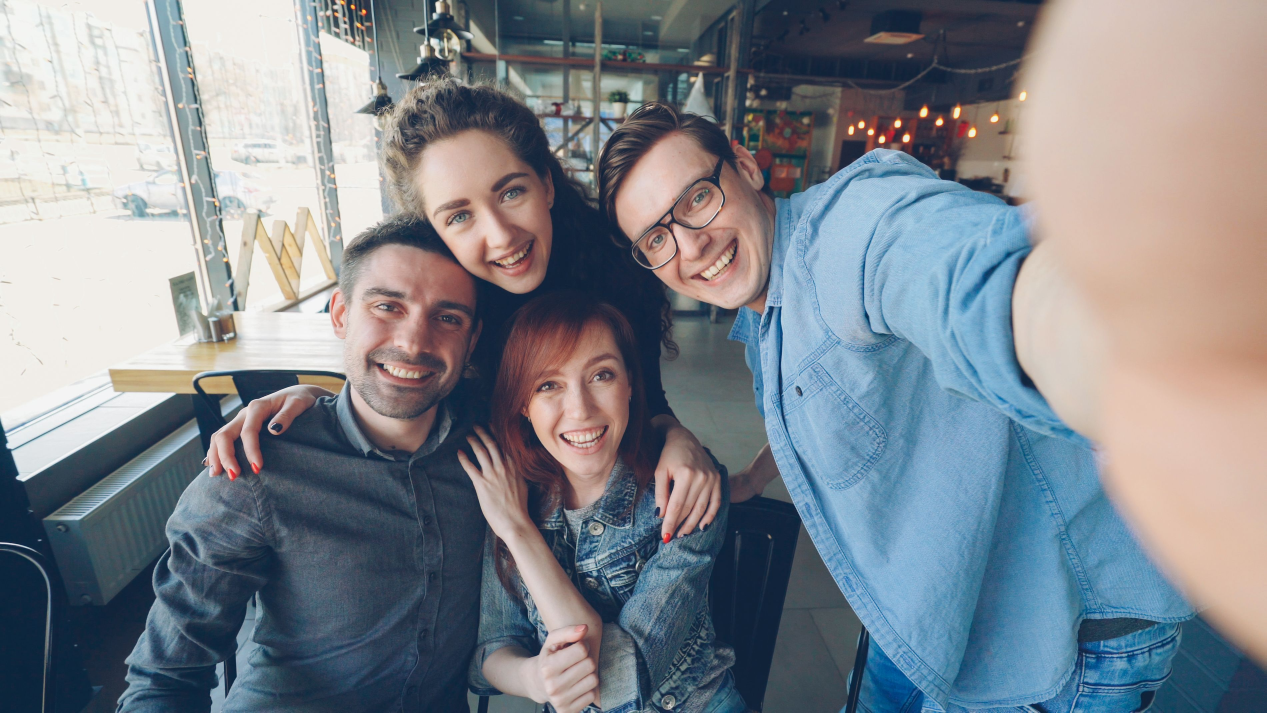
#> input picture test_images/Group_photo_1.jpg, 3800 x 2138 px (shown at 1/3 size); its folder holds only this picture in this run
$ python -i detector.py   (imports and definitions only)
#> lines starting #> are read from the running program, lines starting #| are printed output that depends on the picture
#> further down, picture is the input picture: shape (2138, 3800, 3); mean B, G, R 141.3, 133.9, 127.9
"""Face detection and face obfuscation (Gaussian blur / mosaic).

See docs/CONTRACT.md for the full specification of every function.
Images are numpy uint8 arrays of shape (H, W, 3) in BGR order.
"""

from pathlib import Path

import cv2
import numpy as np

MODES = ("blur", "mosaic", "bbox")

MODEL_DIR = Path(__file__).resolve().parent / "models"
MEDIAPIPE_MODEL = MODEL_DIR / "blaze_face_short_range.tflite"
YUNET_MODEL = MODEL_DIR / "face_detection_yunet_2023mar.onnx"
HAAR_MODEL = MODEL_DIR / "haarcascade_frontalface_default.xml"

# Every image is resized so its long side is WORK_SIZE before detection: a 300 px web image
# has faces too small for the models (issue #6), and a 6000 px photo is slow for no gain.
WORK_SIZE = 1920

# Two detectors run on every image and their boxes are merged. MediaPipe short range is
# good at big, close and side faces but misses small faces; YuNet finds small faces in a
# crowd but misses very close faces and full profiles. YuNet boxes need this score; lower
# scores gave false faces on the test photos.
YUNET_MIN_SCORE = 0.7

# Faces larger than this (shorter side, px) are blurred on a scaled-down copy for speed.
BLUR_MAX_SIDE = 256

# The detector is built once per process; see CONTRACT.md 4.3.
_detector = None


def _create_mediapipe_detector():
    """Build a MediaPipe Tasks FaceDetector. Returns fn(bgr) -> [(x, y, w, h, score)]."""
    import mediapipe as mp
    from mediapipe.tasks.python import BaseOptions, vision

    options = vision.FaceDetectorOptions(
        # Load from bytes so paths with spaces or non-ASCII characters still work.
        base_options=BaseOptions(model_asset_buffer=MEDIAPIPE_MODEL.read_bytes()),
        # Keep low-score faces here; detect_faces filters by min_confidence per call.
        min_detection_confidence=0.05,
    )
    model = vision.FaceDetector.create_from_options(options)

    # [9 lines left out: function run, not called in this run]

    return run


def _create_yunet_detector():
    """Build an OpenCV YuNet face detector. Returns fn(bgr) -> [(x, y, w, h, score)]."""
    # Load from bytes for the same path reason as MediaPipe.
    model = cv2.FaceDetectorYN.create(
        "onnx", np.frombuffer(YUNET_MODEL.read_bytes(), np.uint8), np.empty(0, np.uint8),
        (320, 320), YUNET_MIN_SCORE, 0.3, 5000,
    )

    # [7 lines left out: function run, not called in this run]

    return run


def _merge_overlapping(boxes, threshold=0.5):
    """Merge boxes that cover the same face (found by both detectors) into their union."""
    boxes = [tuple(box) for box in boxes]
    merged = True
    while merged:
        merged = False
        for i in range(len(boxes)):
            for j in range(i + 1, len(boxes)):
                ax, ay, aw, ah = boxes[i]
                bx, by, bw, bh = boxes[j]
                iw = min(ax + aw, bx + bw) - max(ax, bx)
                ih = min(ay + ah, by + bh) - max(ay, by)
                if iw > 0 and ih > 0 and iw * ih > threshold * min(aw * ah, bw * bh):
                    x, y = min(ax, bx), min(ay, by)
                    boxes[i] = (x, y, max(ax + aw, bx + bw) - x, max(ay + ah, by + bh) - y)
                    del boxes[j]
                    merged = True
                    break
            if merged:
                break
    return boxes


def _create_haar_detector():
    """Build a Haar cascade detector. It has no score, so every face counts as 1.0."""
    cascade = cv2.CascadeClassifier(str(HAAR_MODEL))
    if cascade.empty():
        cascade = cv2.CascadeClassifier(cv2.data.haarcascades + "haarcascade_frontalface_default.xml")
    if cascade.empty():
        raise RuntimeError(f"cannot load Haar cascade: {HAAR_MODEL}")

    def run(image):
        gray = cv2.cvtColor(image, cv2.COLOR_BGR2GRAY)
        # minNeighbors=6 (not the usual 5) drops a false face that appears at WORK_SIZE.
        found = cascade.detectMultiScale(gray, scaleFactor=1.1, minNeighbors=6, minSize=(30, 30))
        return [(x, y, w, h, 1.0) for x, y, w, h in found]

    return run


def _get_detector():
    """Build MediaPipe and YuNet once; use Haar only if neither of them loads."""
    global _detector
    if _detector is None:
        runs = []
        for create in (_create_mediapipe_detector, _create_yunet_detector):
            try:
                runs.append(create())
            except Exception:
                pass
        if not runs:
            runs.append(_create_haar_detector())
        _detector = lambda image: [face for run in runs for face in run(image)]
    return _detector


def detect_faces(image, min_confidence=0.5):
    """Return a list of (x, y, w, h) boxes, clipped to the image, sorted by x."""
#> called with min_confidence = 0.5
    scale = WORK_SIZE / max(image.shape[:2])
#> scale = 0.505
    interpolation = cv2.INTER_AREA if scale < 1 else cv2.INTER_CUBIC
#> interpolation = 3
    work = cv2.resize(image, None, fx=scale, fy=scale, interpolation=interpolation)

    found = [face[:4] for face in _get_detector()(work) if face[4] >= min_confidence]
#> in run, `gray = cv2.cvtColor(image, cv2.COLOR_BGR2GRAY)`:
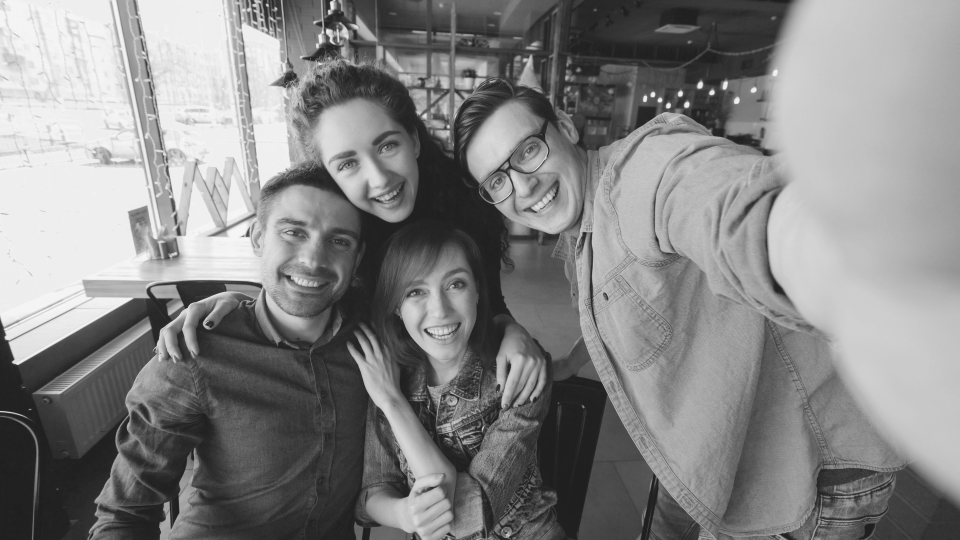
#> gray: shape (1080, 1920) (shown at 1/2 size); min 28, max 247, mean 132.9
#> in run, `found = cascade.detectMultiScale(gray, scaleFactor=1.1, minNeighbors=6..`: found = [[770, 506, 204, 204], [512, 383, 236, 236]]
#> found = [(770, 506, 204, 204), (512, 383, 236, 236)]
    boxes = []
    for x, y, w, h in _merge_overlapping(found):
        # Back to original pixels; round the corners so the box does not shrink.
#> in _merge_overlapping, `merged = True`: merged = True
        x1, y1 = int(x / scale), int(y / scale)
        x2, y2 = int(np.ceil((x + w) / scale)), int(np.ceil((y + h) / scale))
        box = clip_box((x1, y1, x2 - x1, y2 - y1), image.shape)
        if box is not None:
            boxes.append(box)
#> this loop made 2 passes
#> after the loop, boxes = [(1523, 1001, 405, 405), (1013, 758, 468, 468)]
    return sorted(boxes)


def clip_box(box, image_shape):
    """Clamp (x, y, w, h) to the image bounds; return None if nothing is left."""
    x, y, w, h = (int(v) for v in box)
    height, width = image_shape[:2]
    x1, y1 = max(0, x), max(0, y)
    x2, y2 = min(width, x + w), min(height, y + h)
    if x2 <= x1 or y2 <= y1:
        return None
    return (x1, y1, x2 - x1, y2 - y1)


# [48 lines left out: functions apply_gaussian_blur, apply_mosaic, draw_boxes, blur_faces, not called in this run]

>>> import cv2
>>> picture = cv2.imread('test_images/Group_photo_1.jpg')
>>> result = detect_faces(picture)
#> result = [(1013, 758, 468, 468), (1523, 1001, 405, 405)]

$ run again, on test_images/Group_photo_2.jpg
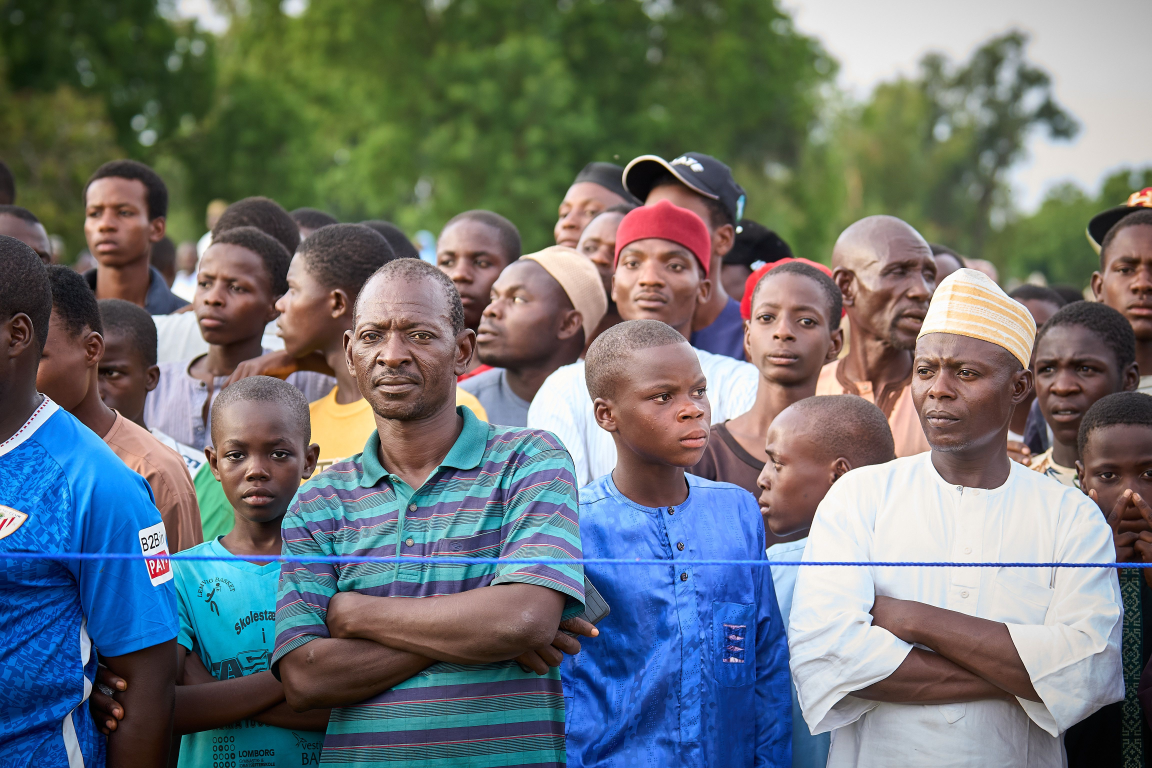
#> input picture test_images/Group_photo_2.jpg, 4608 x 3072 px (shown at 1/4 size)
#> picture is the input picture: shape (3072, 4608, 3); mean B, G, R 116.5, 115.4, 108.7
#> in run, `gray = cv2.cvtColor(image, cv2.COLOR_BGR2GRAY)`:
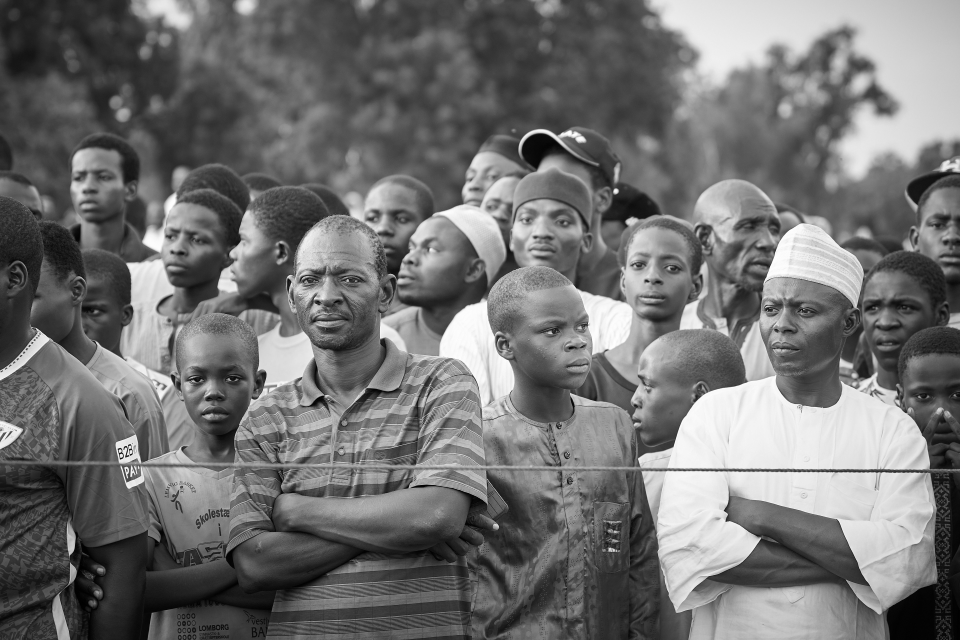
#> gray: shape (1280, 1920) (shown at 1/2 size); min 0, max 255, mean 113.5
#> in run, `found = cascade.detectMultiScale(gray, scaleFactor=1.1, minNeighbors=6..`: found = [[118, 302, 130, 130], [307, 429, 113, 113], [698, 378, 143, 143], [1500, 562, 142, 142], [1223, 460, 173, 173], [1001, 371, 171, 171], [563, 482, 192, 192], [337, 687, 176, 176], [1683, 542, 185, 185]]
#> in detect_faces, `found = [face[:4] for face in _get_detector()(work) if face[4] >= min_..`: found = [(118, 302, 130, 130), (307, 429, 113, 113), (698, 378, 143, 143), (1500, 562, 142, 142), (1223, 460, 173, 173), (1001, 371, 171, 171), (563, 482, 192, 192), (337, 687, 176, 176), (1683, 542, 185, 185)]
#> in _merge_overlapping, `boxes = [tuple(box) for box in boxes]`: boxes has the same summary as found in detect_faces
#> merged = True
#> the loop in detect_faces, `for x, y, w, h in _merge_overlapping(found):` made 9 passes
#> after the loop in detect_faces, `for x, y, w, h in _merge_overlapping(found):`: boxes = [(283, 724, 313, 313), (736, 1029, 272, 272), (1675, 907, 344, 344), (3600, 1348, 341, 342), (2935, 1104, 416, 416), (2402, 890, 411, 411), (1351, 1156, 461, 462), (808, 1648, 424, 424), (4039, 1300, 445, 445)]
#> result = [(283, 724, 313, 313), (736, 1029, 272, 272), (808, 1648, 424, 424), (1351, 1156, 461, 462), (1675, 907, 344, 344), (2402, 890, 411, 411), (2935, 1104, 416, 416), (3600, 1348, 341, 342), (4039, 1300, 445, 445)]

$ run again, on test_images/group_photo_3.jpg
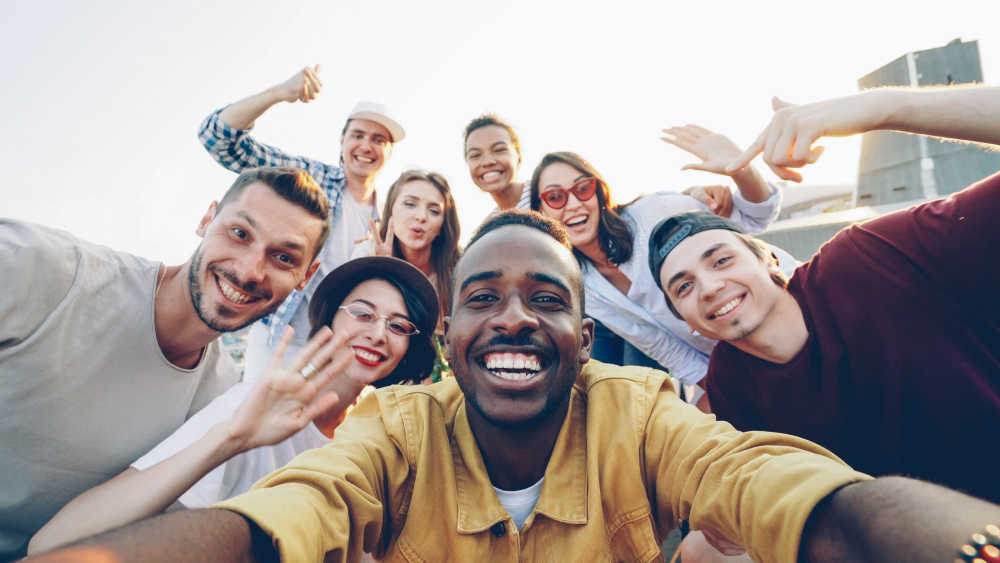
#> input picture test_images/group_photo_3.jpg, 2000 x 1125 px (shown at 1/2 size)
#> picture is the input picture: shape (1125, 2000, 3); mean B, G, R 156.2, 159.3, 168.9
#> in run, `gray = cv2.cvtColor(image, cv2.COLOR_BGR2GRAY)`:
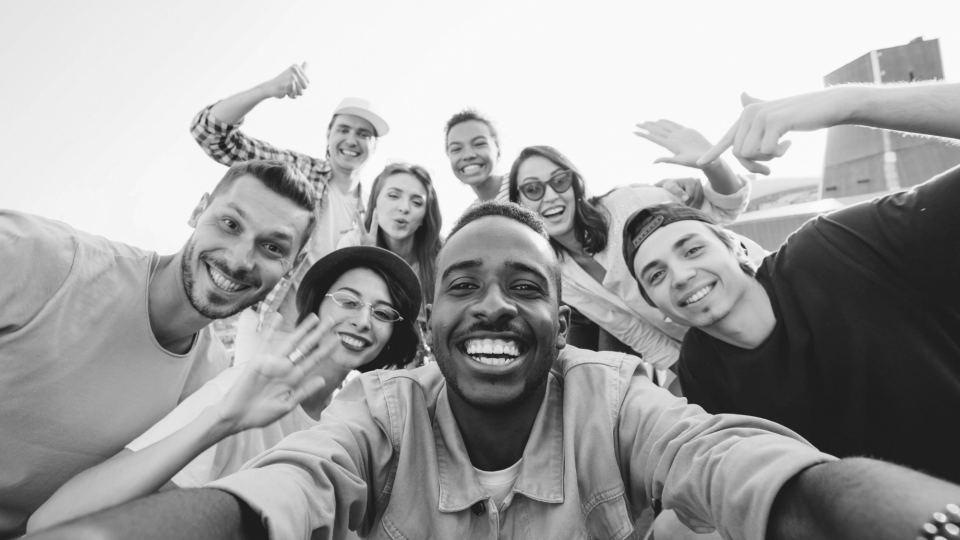
#> gray: shape (1080, 1920) (shown at 1/2 size); min 23, max 252, mean 161.7
#> in run, `found = cascade.detectMultiScale(gray, scaleFactor=1.1, minNeighbors=6..`: found = [[1079, 876, 53, 53], [650, 223, 106, 106], [881, 249, 111, 111], [743, 348, 125, 125], [732, 290, 152, 152], [1017, 316, 154, 154], [635, 545, 183, 183], [831, 446, 312, 312]]
#> in detect_faces, `found = [face[:4] for face in _get_detector()(work) if face[4] >= min_..`: found = [(1079, 876, 53, 53), (650, 223, 106, 106), (881, 249, 111, 111), (743, 348, 125, 125), (732, 290, 152, 152), (1017, 316, 154, 154), (635, 545, 183, 183), (831, 446, 312, 312)]
#> in _merge_overlapping, `boxes = [tuple(box) for box in boxes]`: boxes has the same summary as found in detect_faces
#> merged = True
#> the loop in detect_faces, `for x, y, w, h in _merge_overlapping(found):` made 7 passes
#> after the loop in detect_faces, `for x, y, w, h in _merge_overlapping(found):`: boxes = [(1123, 912, 57, 56), (677, 232, 111, 111), (917, 259, 117, 116), (762, 302, 159, 191), (1059, 329, 161, 161), (661, 567, 192, 192), (865, 464, 326, 326)]
#> result = [(661, 567, 192, 192), (677, 232, 111, 111), (762, 302, 159, 191), (865, 464, 326, 326), (917, 259, 117, 116), (1059, 329, 161, 161), (1123, 912, 57, 56)]
